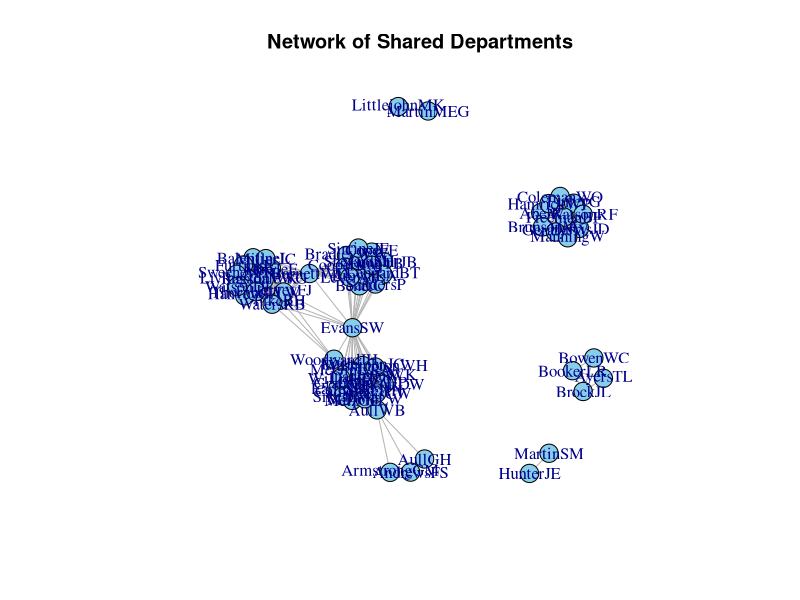

This figure's R source:
## ---- chunk 1

#load required libraries
library(readr)
library(tidyverse)
library(igraph)

ClemsonFamilyData <- read_csv("ClemsonFamily_files/files/ClemsonFamilyNodesListVer2.csv") #load nodes list (entire Airtable dataset converted to .csv)

#create edges based on shared Clemson department
CFD_long <- ClemsonFamilyData %>%
    filter(!is.na(ClemsonDepartment) & ClemsonDepartment != "") %>% #filter rows with missing data in ClemsonDepartment
    separate_rows(ClemsonDepartment, sep = ",\\s*") #separates multi-select field    

#Join by ClemsonDepartment to identify relationships
dept_edges <- CFD_long %>%
    select(ID, ClemsonDepartment) %>%
    inner_join(CFD_long, by = c("ClemsonDepartment")) %>% #identifies matching departments to create relationships
    filter(ID.x < ID.y) %>% #avoids duplicates created by making data long
    select(source = ID.x, target = ID.y, ClemsonDepartment) %>%
    distinct()

dept_edges_undirected <- dept_edges %>%
    rowwise() %>%
    mutate(dept_edges = paste(sort(c(source,target)), collapse = "_")) %>%
    distinct(dept_edges, .keep_all = TRUE) %>%
    select(source, target, ClemsonDepartment)
## ---- chunk 2
#Visualization of department showConnections
dept_g <-graph_from_data_frame(dept_edges_undirected, directed = FALSE)

plot(dept_g,
    vertex.label = V(dept_g)$ID,
    vertex.size = 10,
    edge.color = "gray70",
    vertex.color = "skyblue",
    main = "Network of Shared Departments")
